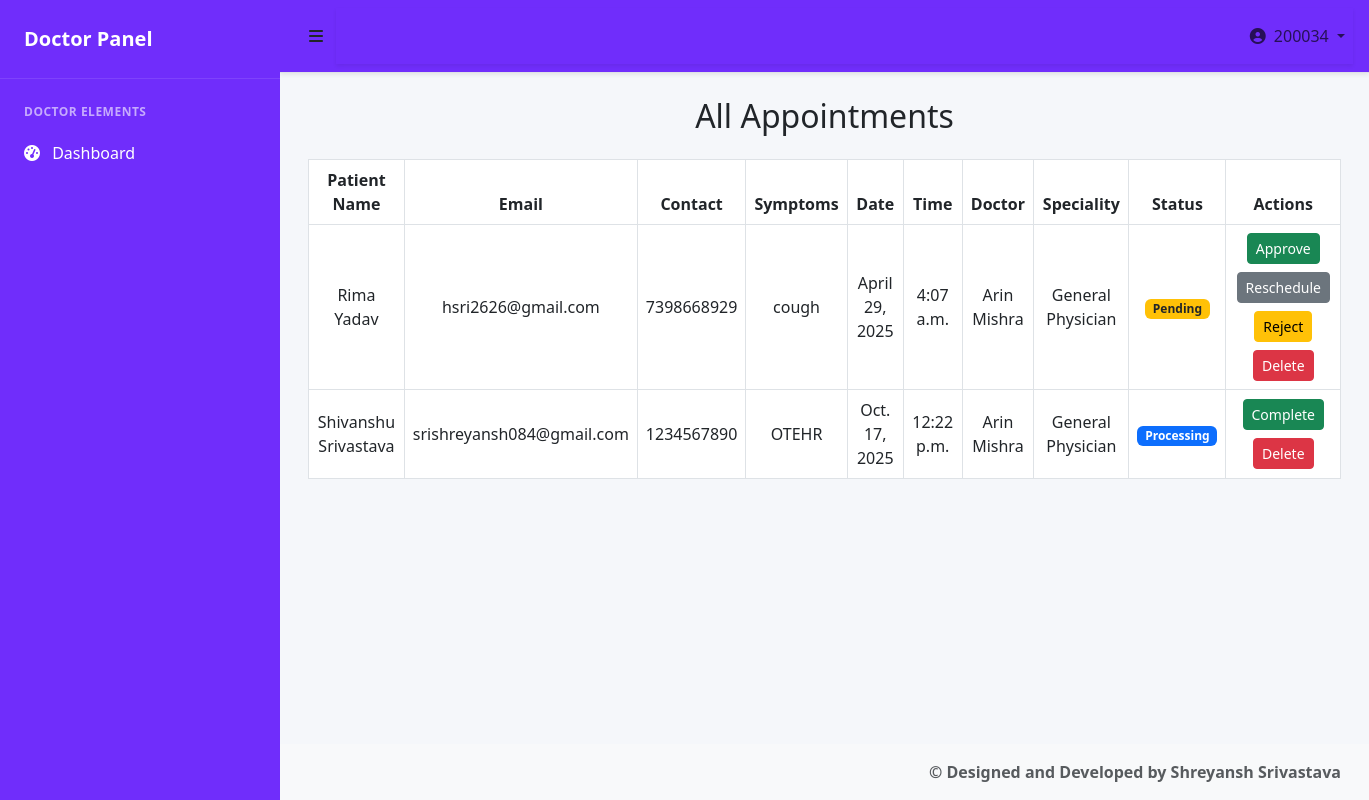
/doctorapp/vpa/ (signed in), run on the app's committed database.
### mainapp/models.py (models this page shows, shortened)
class Appointment(models.Model):
    name = models.CharField(max_length=100)
    email = models.EmailField()
    contact = models.CharField(max_length=15)
    symptoms = models.TextField()
    appointment_date = models.DateField()
    appointment_time = models.TimeField()
    doctor_speciality = models.CharField(max_length=80)
    doctor = models.ForeignKey(DoctorRegister, on_delete=models.CASCADE)
    created_at = models.DateTimeField(auto_now_add=True)
    STATUS_PENDING = 'PENDING'
    STATUS_PROCESSING = 'PROCESSING'
    STATUS_COMPLETED = 'COMPLETED'
    STATUS_REJECTED = 'REJECTED'
    STATUS_CHOICES = [
        (STATUS_PENDING, 'Pending'),
        (STATUS_PROCESSING, 'Processing'),
        (STATUS_COMPLETED, 'Completed'),
        (STATUS_REJECTED, 'Rejected'),
    ]
    status = models.CharField(max_length=20, choices=STATUS_CHOICES, default=STATUS_PENDING)
    is_completed = models.BooleanField(default=False)

### adminapp/models.py (models this page shows, shortened)
class DoctorRegister(models.Model):
    doctor_id = models.CharField(max_length=20, primary_key=True)
    doctor_name = models.CharField(max_length=100)
    doctors_speciality = models.CharField(max_length=80)
    doctor_email = models.EmailField()
    doctor_phone = models.CharField(max_length=20)
    doctor_password = models.CharField(max_length=100)
    created_at = models.DateTimeField(auto_now_add=True)

### doctorapp/views.py (the view)
# urls.py: path('vpa/',views.vpa,name='vpa'),
@cache_control(no_store=True, no_cache=True, must_revalidate=True)
def vpa(request):
    if not is_doctor_logged_in(request):
        return redirect('login')
    appointments = Appointment.objects.all().order_by('appointment_date', 'appointment_time')
    return render(request, 'vpa.html', {'appointments': appointments})

### doctorapp/views.py (called while the page is built)
def is_doctor_logged_in(request):
    return 'doctor_id' in request.session

### doctorapp/templates/vpa.html
{% extends 'doctorbase.html' %}
{% load static %}
{% block doctor %}
<div class="row">
    <div class="col-sm-12">
        <h2 class="text-center mb-4">All Appointments</h2>
        {% if appointments %}
            <table class="table table-bordered table-hover text-center align-middle">
                <thead style="background-color: #0d6efd; color: white;">
                    <tr>
                        <th>Patient Name</th>
                        <th>Email</th>
                        <th>Contact</th>
                        <th>Symptoms</th>
                        <th>Date</th>
                        <th>Time</th>
                        <th>Doctor</th>
                        <th>Speciality</th>
                        <th>Status</th>
                        <th>Actions</th>
                    </tr>
                </thead>
                <tbody>
                    {% for app in appointments %}
                        <tr>
                            <td>{{ app.name }}</td>
                            <td>{{ app.email }}</td>
                            <td>{{ app.contact }}</td>
                            <td>{{ app.symptoms }}</td>
                            <td>{{ app.appointment_date }}</td>
                            <td>{{ app.appointment_time }}</td>
                            <td>{{ app.doctor.doctor_name }}</td>
                            <td>{{ app.doctor_speciality }}</td>
                            <td>
                                {% if app.status == 'COMPLETED' %}
                                    <span class="badge bg-success">Completed</span>
                                {% elif app.status == 'PROCESSING' %}
                                    <span class="badge bg-primary">Processing</span>
                                {% elif app.status == 'REJECTED' %}
                                    <span class="badge bg-danger">Rejected</span>
                                {% else %}
                                    <span class="badge bg-warning text-dark">Pending</span>
                                {% endif %}
                            </td>
                            <td>
                                {% if app.status == 'PENDING' %}
                                    <a href="{% url 'doctorapp:markaproove' app.id %}" class="btn btn-sm btn-success mb-2">Approve</a>
                                    <a href="{% url 'doctorapp:rescheduleappointment' app.id %}" class="btn btn-sm btn-secondary mb-2">Reschedule</a>
                                    <a href="{% url 'doctorapp:rejectappointment' app.id %}" class="btn btn-sm btn-warning mb-2">Reject</a>
                                {% elif app.status == 'PROCESSING' %}
                                    <a href="{% url 'doctorapp:completeappointment' app.id %}" class="btn btn-sm btn-success mb-2">Complete</a>
                                {% endif %}
                                <a href="{% url 'doctorapp:deleteappointment' app.id %}" class="btn btn-sm btn-danger">Delete</a>
                            </td>
                        </tr>
                    {% endfor %}
                </tbody>
            </table>
        {% else %}
            <div class="alert alert-info text-center">No appointments found.</div>
        {% endif %}
    </div>
</div>
{% endblock %}

### doctorapp/templates/doctorbase.html (style rules this page uses)
:root { --primary: rgb(112,45,251); --primary-light: rgba(57, 204, 150, 0.1); --primary-hover: rgb(112,45,251); --secondary: #6c757d; --light: #f8f9fa; --dark: #212529; --sidebar-width: 280px; }
body { font-family: 'Segoe UI', Tahoma, Geneva, Verdana, sans-serif; background-color: #f5f7fa; overflow-x: hidden; }
html, body { height: 100%; margin: 0; }

### data on the page
Appointment: name "Rima Yadav", email "hsri2626@gmail.com", contact "7398668929", symptoms "cough", appointment_date "April 29, 2025", appointment_time "4:07 a.m.", doctor.doctor_name "Arin Mishra", doctor_speciality "General Physician", status "Pending"
Appointment: name "Shivanshu Srivastava", email "srishreyansh084@gmail.com", contact "1234567890", symptoms "OTEHR", appointment_date "Oct. 17, 2025", appointment_time "12:22 p.m.", doctor.doctor_name "Arin Mishra", doctor_speciality "General Physician", status "Processing"

### other printed values
{{ request.session.doctor_id }} "200034"
